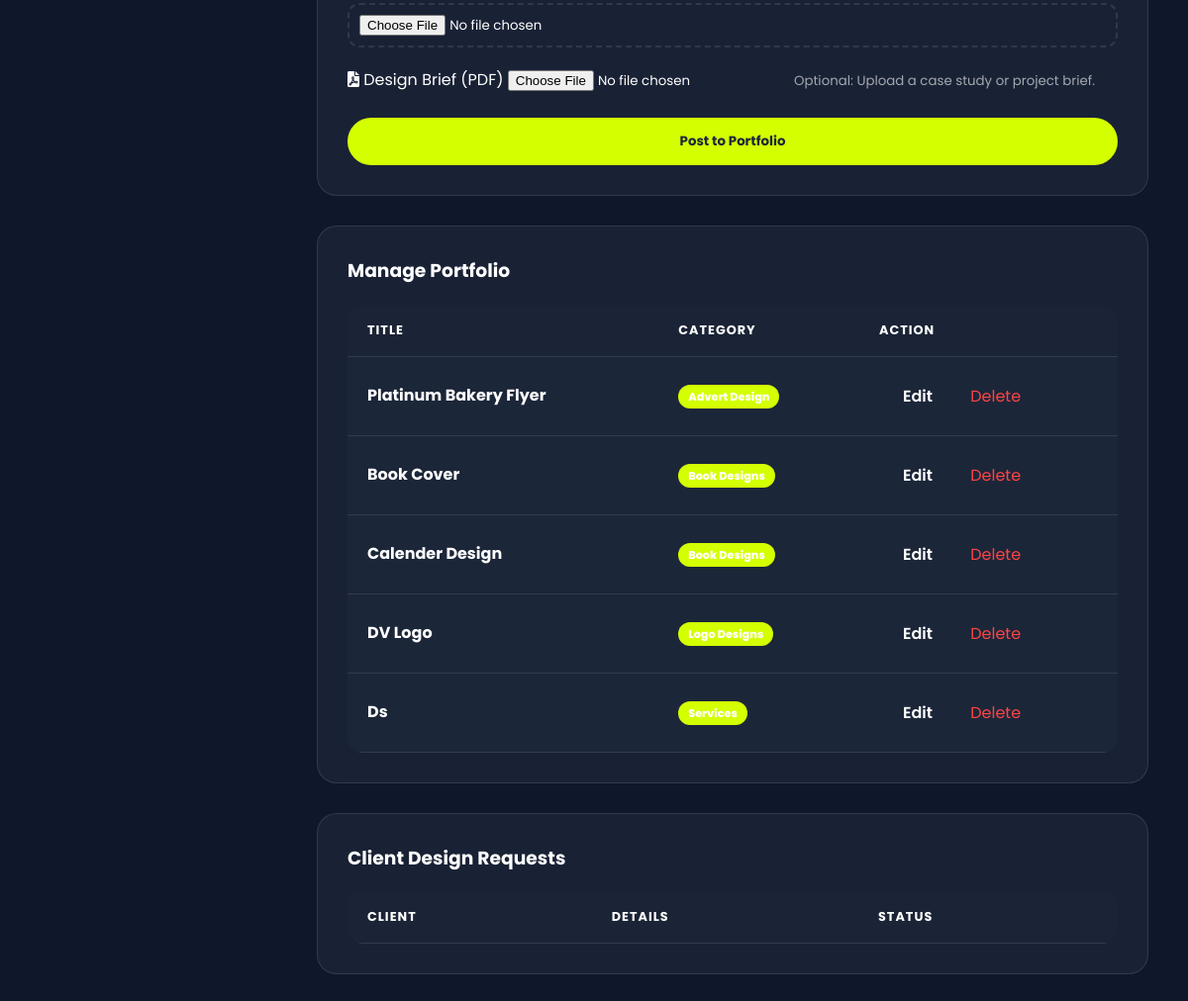
The app's page /admin/dashboard (signed in, lower part), older data.
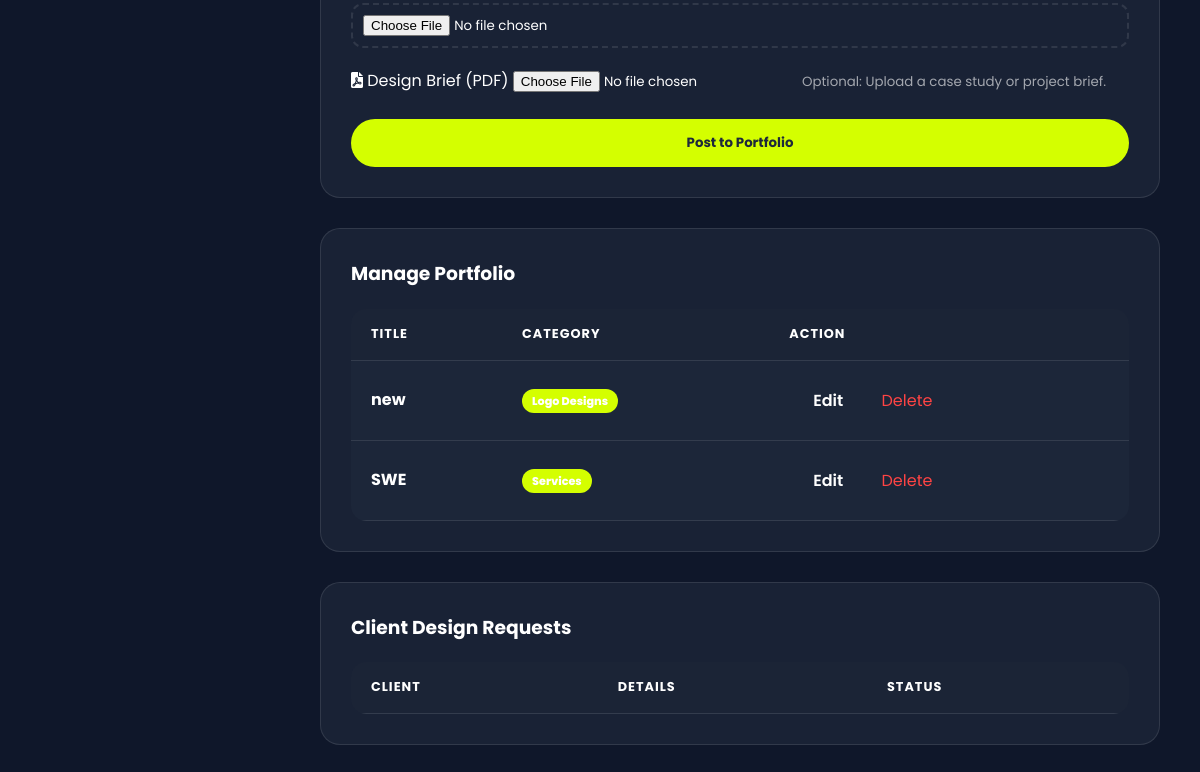
The same page, newer data.
### tables this page shows
CREATE TABLE works (
        id INTEGER PRIMARY KEY AUTOINCREMENT,
        title TEXT, description TEXT, category TEXT,
        media_url TEXT, media_type TEXT, pdf_url TEXT);

### app.py (the view)
@app.route('/admin/dashboard')
def admin_dashboard():
    if not session.get('logged_in'):
        return redirect(url_for('login'))
    conn = get_db_connection()
    works = conn.execute('SELECT * FROM works').fetchall()
    reqs = conn.execute('SELECT * FROM requests').fetchall()
    profile = conn.execute('SELECT * FROM profile WHERE id = 1').fetchone()
    conn.close()
    return render_template('admin.html', works=works, requests=reqs, profile=profile)

### app.py (called while the page is built)
def get_db_connection():
    conn = sqlite3.connect('database.db')
    conn.row_factory = sqlite3.Row
    return conn

### templates/admin.html (shortened to what this page needs)
<!DOCTYPE html>
<html lang="en">
<head>
    <link rel="stylesheet" href="{{ url_for('static', filename='css/style.css') }}">
    <link rel="stylesheet" href="https://cdnjs.cloudflare.com/ajax/libs/font-awesome/6.0.0/css/all.min.css">
</head>
<body class="admin-body" data-theme="dark">
    <main class="admin-main">
        <section id="upload" class="card">
            <form action="/admin/add" method="POST" enctype="multipart/form-data">
                <div class="input-group">
                    <input type="file" name="media" required>
                </div>
                <div class="form-group">
                    <label><i class="fas fa-file-pdf"></i> Design Brief (PDF)</label>
                    <input type="file" name="pdf_brief" accept=".pdf">
                    <small style="opacity: 0.6;">Optional: Upload a case study or project brief.</small>
                </div>
                <br>
                <button type="submit" class="btn-primary" style="width: 100%;">Post to Portfolio</button>
            </form>
        </section>
        <section id="manage" class="card">
            <h3 style="margin-bottom: 20px;">Manage Portfolio</h3>
            <div class="admin-table-container">
                <table>
                    <thead>
                        <tr>
                            <th>Title</th>
                            <th>Category</th>
                            <th>Action</th>
                        </tr>
                    </thead>
                    <tbody>
                        {% for work in works %}
                        <tr>
                            <td><strong>{{ work.title }}</strong></td>
                            <td><span class="badge-paid" style="background: var(--primary);">{{ work.category }}</span></td>
                            <td>
                                <button class="tab-btn" onclick="toggleEdit('{{ work.id }}')">Edit</button>
                                <a href="/admin/delete/{{ work.id }}" style="color: #ff4444; margin-left: 10px;" onclick="return confirm('Delete this project?')">Delete</a>
                            </td>
                        </tr>
                        {% endfor %}
                    </tbody>
                </table>
            </div>
        </section>
        <section id="requests" class="card">
            <h3 style="margin-bottom: 20px;">Client Design Requests</h3>
            <div class="admin-table-container">
                <table>
                    <thead>
                        <tr>
                            <th>Client</th>
                            <th>Details</th>
                            <th>Status</th>
                        </tr>
                    </thead>
                </table>
            </div>
        </section>
    </main>
</body>
</html>

### static/css/style.css (style rules this page uses)
:root { --bg: #f8fafc; --text: #1e293b; --card-bg: rgba(255, 255, 255, 0.85); --primary: #d4ff00; --accent: #d4ff00; --border: rgba(0, 0, 0, 0.08); --hero-gradient: linear-gradient(135deg, #f8fafc 0%, #e2e8f0 100%); --shadow: 0 10px 30px rgba(0, 0, 0, 0.05); --btncolor: #1e293b; --btntext: #ffffff; }
[data-theme="dark"] { --bg: #0f172a; --text: #ffffff; --card-bg: rgba(30, 41, 59, 0.7); --primary:#d4ff00; --border: rgba(255, 255, 255, 0.1); --hero-gradient: linear-gradient(135deg, #0f172a 0%, #1e293b 100%); --shadow: 0 10px 30px rgba(0, 0, 0, 0.3); --btncolor: #d4ff00; --btntext: #1e293b; }
* { box-sizing: border-box; margin: 0; padding: 0; font-family: 'Poppins', sans-serif; }
body { background-color: var(--bg); color: var(--text); transition: 0.3s; line-height: 1.6; overflow-x: hidden; }
a { text-decoration: none !important; color: inherit; transition: 0.3s; }
.btn-primary { background: var(--btncolor); color: var(--btntext); padding: 14px 28px; border-radius: 50px; font-weight: 700; border: none; cursor: pointer; display: inline-block; text-align: center; }
.tab-btn { padding: 12px 24px; border-radius: 100px; border: none; background: transparent; color: var(--text); font-weight: 600; cursor: pointer; transition: 0.4s; font-size: 1.0rem; }
.input-group { margin-bottom: 20px; text-align: left; }
.input-group input, .input-group textarea { width: 100%; padding: 14px; border-radius: 12px; border: 1px solid var(--border); background: var(--bg); color: var(--text); outline: none; transition: 0.3s; }
.admin-body { background-color: var(--bg); color: var(--text); font-family: 'Poppins', sans-serif; }
.admin-table-container { width: 100%; overflow-x: auto; margin-top: 20px; }
table { width: 100%; border-collapse: collapse; background: var(--card-bg); border-radius: 15px; overflow: hidden; }
th, td { padding: 15px 20px; text-align: left; border-bottom: 1px solid var(--border); }
th { background: rgba(0,0,0,0.05); font-size: 0.8rem; text-transform: uppercase; letter-spacing: 1px; }
.badge-paid { background: #22c55e; color: white; padding: 4px 10px; border-radius: 20px; font-size: 0.7rem; font-weight: 800; }
.admin-main .input-group input[type="file"] { padding: 10px; background: rgba(var(--btncolor), 0.05); border: 2px dashed var(--border); cursor: pointer; }

### templates/admin.html (style rules this page uses)
body { display: flex; background: var(--bg); color: var(--text); min-height: 100vh; margin: 0; }
.admin-main { margin-left: 280px; width: calc(100% - 280px); padding: 40px; }
.card { background: var(--card-bg); border-radius: 20px; padding: 30px; margin-bottom: 30px; border: 1px solid var(--border); }
.badge-paid { background: #22c55e; color: white; padding: 4px 10px; border-radius: 20px; font-size: 0.7rem; font-weight: 800; }

Row changes from the older to the newer data that the page shows:
removed works: title "Platinum Bakery Flyer", category "Advert Design"
removed works: title "Book Cover", category "Book Designs"
removed works: title "Calender Design", category "Book Designs"
removed works: title "DV Logo", category "Logo Designs"
removed works: title "Ds", category "Services"
added works: title "new", category "Logo Designs"
added works: title "SWE", category "Services"
